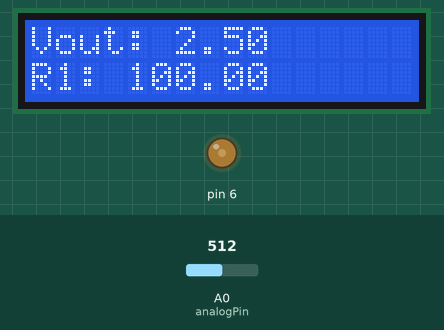
This sketch was run on a simulated Arduino Uno, built with avr-gcc and run on an emulated ATmega328P. Parts: 16×2 character LCD, output pins drawn as LEDs (lit = HIGH). The inputs (shaded band) are chosen by the test bench; at power-on: A0 (analogPin) = 512.

Above: at 1.2 s.
1.3 s: A0 (analogPin) set to 716
At 4.7 s:
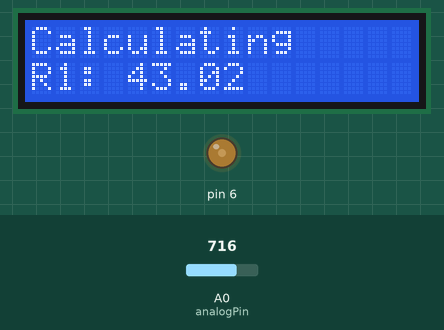
7.3 s: A0 (analogPin) set to 900
At 9.9 s:
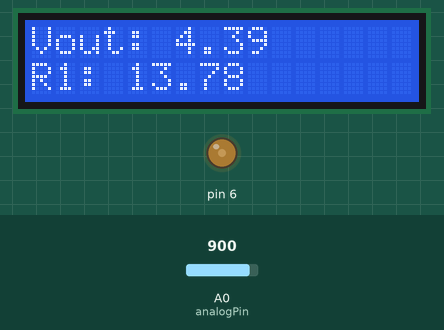
11.6 s: A0 (analogPin) set to 1023
At 13.9 s:
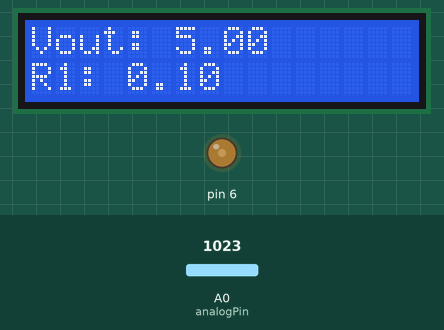
Timing chart, 0 to 15.4 s (numbered marks = the images above; inputs shaded):
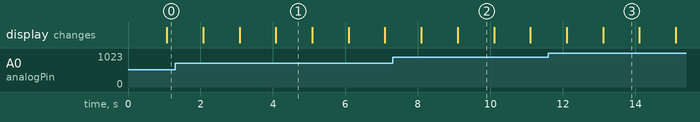

Measured:
- after the input at 1.3 s, the display: first differs from a run without the input after 1.8 s (image 1 shows a later state)
- after the input at 7.3 s, the display: first differs from a run without the input after 1.8 s (image 2)
- after the input at 11.6 s, the display: first differs from a run without the input after 1.5 s (image 3)
- what the display in image 1 shows lasts 1.0 s, from 4.1 s to 5.1 s

The sketch:

code.ino
```cpp
#include <LiquidCrystal.h>
LiquidCrystal lcd(12, 11, 5, 4, 3, 2);
int count=0;
int Vin = 5;
float Vout = 0;
float Rref=100;
float R1 = 0;
int Contrast=72;
int analogPin = 0;
int raw = 0;
float temp=0;

void setup(){
 analogWrite(6,Contrast);
     lcd.begin(16, 2);
}

void loop(){

  raw = analogRead(analogPin);
  if(raw){
lcd.setCursor(0, 0);
    lcd.print("Calculating");
    delay(1000);
    temp = raw * Vin;
    Vout = (temp)/1024.0;
    temp = (Vin/Vout) - 1;
    R1 = Rref * temp;
    lcd.clear();
  count=count+1;
if(R1>=20000){
  lcd.clear();

      lcd.setCursor(0, 2);
    lcd.print("Warning! extreme value");
}
 else
 {


    lcd.setCursor(0, 0);
    lcd.print("Vout: ");
    lcd.print(Vout);

    lcd.setCursor(0, 1);
    lcd.print("R1: ");
    lcd.print(R1);
    delay(1000);
    count=count-1;
 }
  }
}
```
